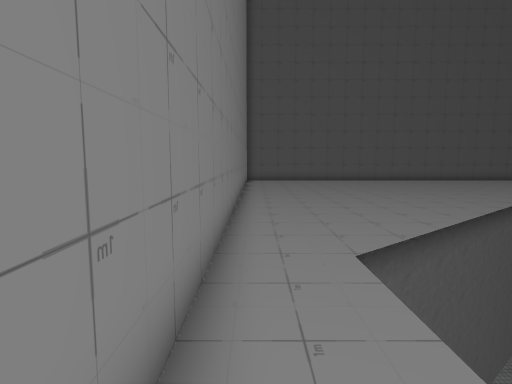
View 1 (above)

16 first-person views from a walk through a 3-D level made in the Unity game engine. The camera is 1.5 m above the floor, tilts 6° down and sees 80° across. The floor is counted in squares, 1 m on a side. Each view is taken from the middle of a square. On the plan, view 1 faces up. The plan holds only what a view shows up to about 15 squares ahead; the rest is blank. The place goes on beyond the plan. Some surface patterns are stand-ins.

View 2
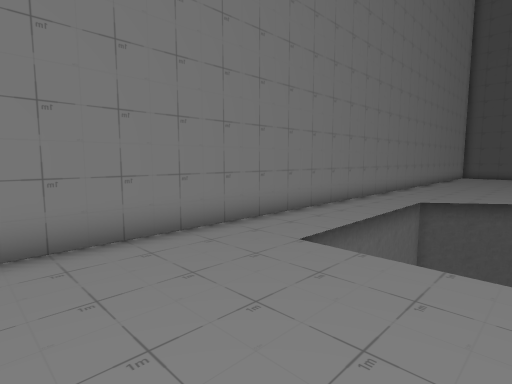

View 3
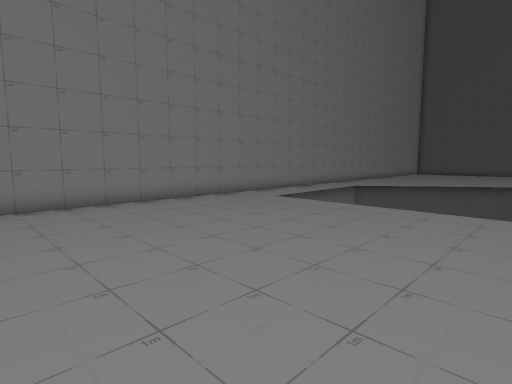

View 4
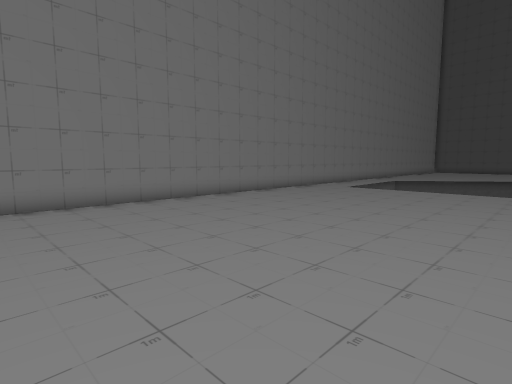

View 5
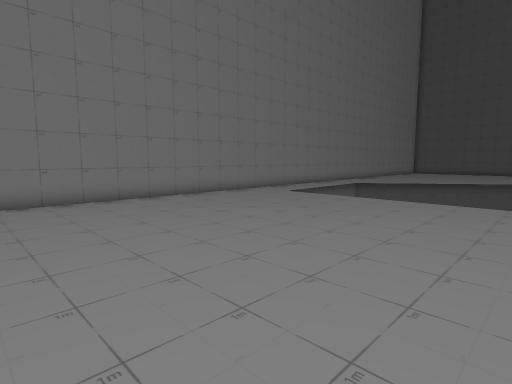

View 6
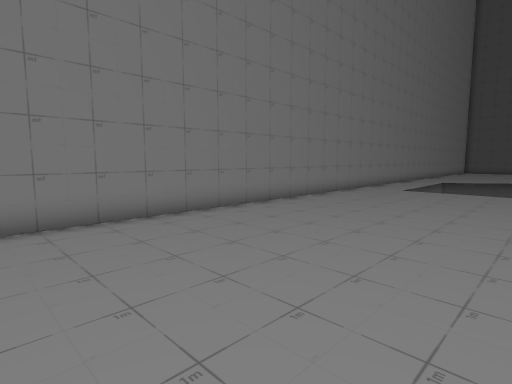

View 7
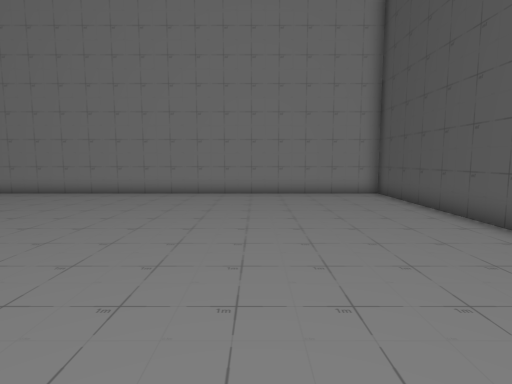

View 8
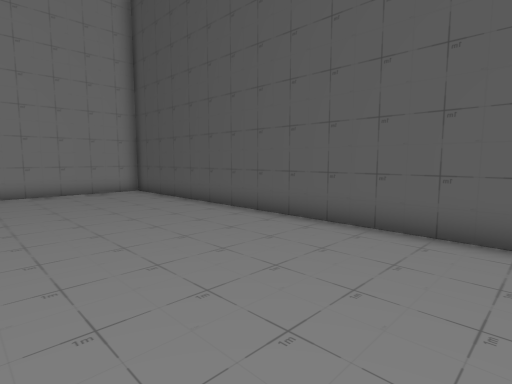

View 9
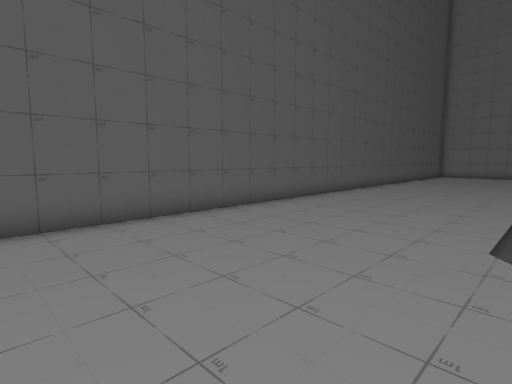

View 10
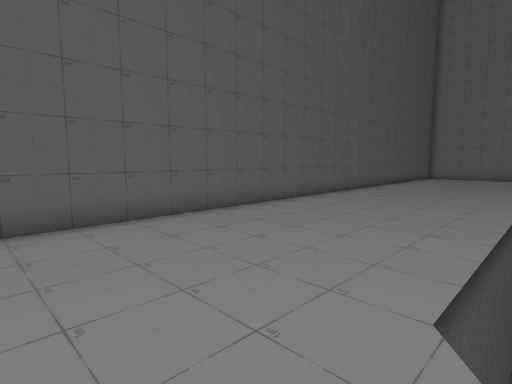

View 11
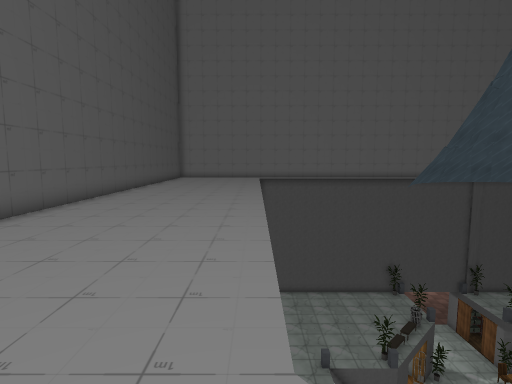

View 12
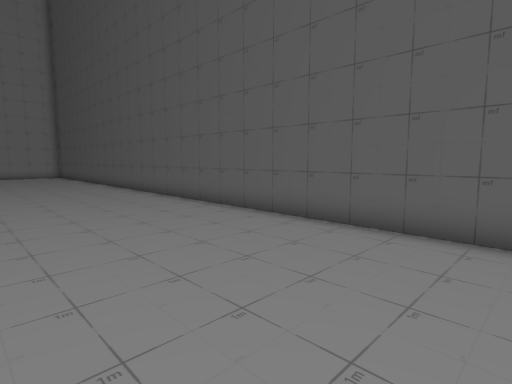

View 13
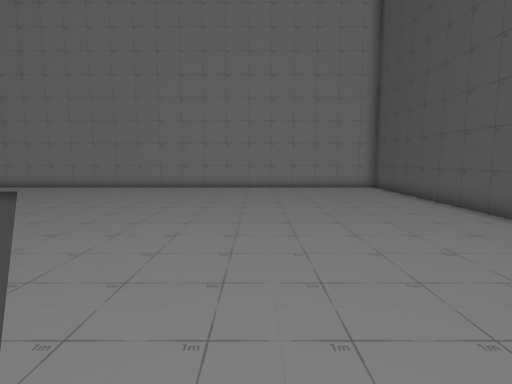

View 14
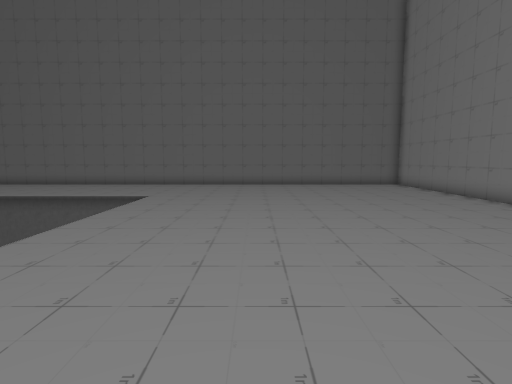

View 15
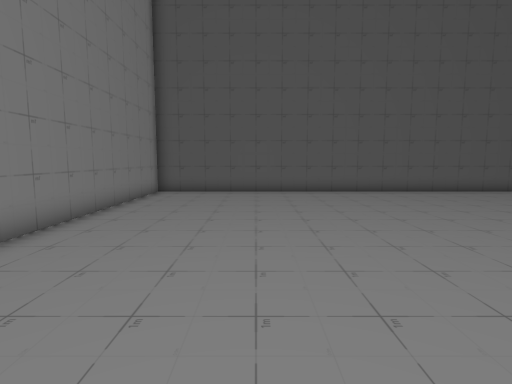

View 16
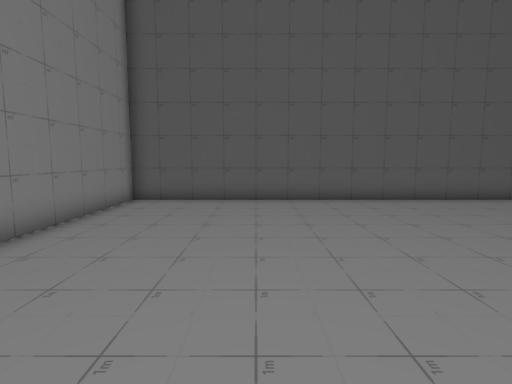

### Floor plan
Points are (right, up) in squares from view 1. A wall is a line through its corners. A room is listed if a view was taken in it or the views show most of it. See-through windows are left out.
Room 1 (views 1, 2, 3, 4, 5, 6, 14)
walls: (-0.7, 6.6) (-0.7, -18.1)
ways out: opening at (0.5, 6.5) to room 2
Room 2 (views 7, 8, 9, 10, 11, 12, 13, 15, 16)
walls: (29.1, 22.5) (-0.7, 22.5) (-0.7, 6.6)
ways out: opening at (0.5, 6.5) to room 1

Positions as (right, up) in squares from view 1, and headings:
1: (0, 0), facing up
2: (5, -7), facing up-left
3: (10, -12), facing up-left
4: (10, -18), facing up-left
5: (11, -14), facing up-left
6: (7, -18), facing up-left
7: (13, 17), facing left
8: (14, 16), facing up-left
9: (10, 15), facing up-right
10: (13, 15), facing up-right
11: (14, 16), facing right
12: (29, 16), facing up-left
13: (16, 16), facing left
14: (8, -3), facing down
15: (4, 8), facing up
16: (4, 11), facing up
